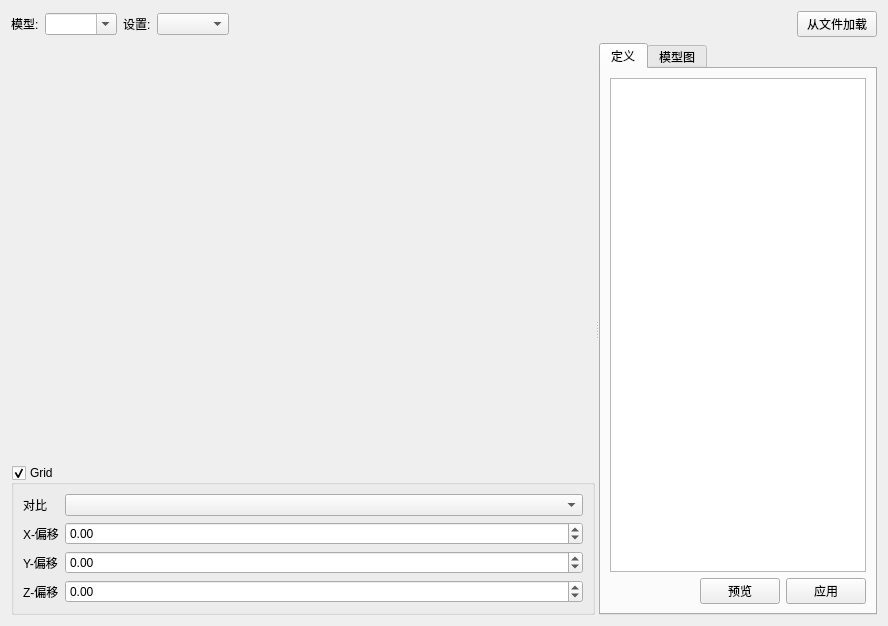
<?xml version="1.0" encoding="UTF-8"?>
<ui version="4.0">
 <class>ModelBrowserWidget</class>
 <widget class="QWidget" name="ModelBrowserWidget">
  <property name="geometry">
   <rect>
    <x>0</x>
    <y>0</y>
    <width>888</width>
    <height>626</height>
   </rect>
  </property>
  <property name="windowTitle">
   <string>Form</string>
  </property>
  <layout class="QVBoxLayout" name="verticalLayout">
   <item>
    <layout class="QHBoxLayout" name="horizontalLayout">
     <item>
      <widget class="QLabel" name="label_5">
       <property name="text">
        <string>模型:</string>
       </property>
      </widget>
     </item>
     <item>
      <widget class="QComboBox" name="mModels">
       <property name="editable">
        <bool>true</bool>
       </property>
       <property name="insertPolicy">
        <enum>QComboBox::NoInsert</enum>
       </property>
      </widget>
     </item>
     <item>
      <widget class="QLabel" name="label_6">
       <property name="text">
        <string>设置:</string>
       </property>
      </widget>
     </item>
     <item>
      <widget class="QComboBox" name="mSets"/>
     </item>
     <item>
      <spacer name="horizontalSpacer">
       <property name="orientation">
        <enum>Qt::Horizontal</enum>
       </property>
       <property name="sizeHint" stdset="0">
        <size>
         <width>40</width>
         <height>20</height>
        </size>
       </property>
      </spacer>
     </item>
     <item>
      <widget class="QPushButton" name="mLoadFromFile">
       <property name="text">
        <string>从文件加载</string>
       </property>
      </widget>
     </item>
    </layout>
   </item>
   <item>
    <widget class="QWidget" name="widget" native="true">
     <property name="sizePolicy">
      <sizepolicy hsizetype="Preferred" vsizetype="Preferred">
       <horstretch>0</horstretch>
       <verstretch>1</verstretch>
      </sizepolicy>
     </property>
     <layout class="QVBoxLayout" name="verticalLayout_2">
      <property name="spacing">
       <number>0</number>
      </property>
      <property name="leftMargin">
       <number>0</number>
      </property>
      <property name="topMargin">
       <number>0</number>
      </property>
      <property name="rightMargin">
       <number>0</number>
      </property>
      <property name="bottomMargin">
       <number>0</number>
      </property>
      <item>
       <widget class="QSplitter" name="splitter">
        <property name="orientation">
         <enum>Qt::Horizontal</enum>
        </property>
        <widget class="QWidget" name="widget_3" native="true">
         <property name="sizePolicy">
          <sizepolicy hsizetype="Preferred" vsizetype="Preferred">
           <horstretch>1</horstretch>
           <verstretch>1</verstretch>
          </sizepolicy>
         </property>
         <layout class="QVBoxLayout" name="verticalLayout_5">
          <property name="spacing">
           <number>0</number>
          </property>
          <property name="leftMargin">
           <number>0</number>
          </property>
          <property name="topMargin">
           <number>0</number>
          </property>
          <property name="rightMargin">
           <number>0</number>
          </property>
          <property name="bottomMargin">
           <number>0</number>
          </property>
          <item>
           <widget class="QWidget" name="mViewWidget" native="true">
            <property name="sizePolicy">
             <sizepolicy hsizetype="Preferred" vsizetype="Preferred">
              <horstretch>1</horstretch>
              <verstretch>1</verstretch>
             </sizepolicy>
            </property>
           </widget>
          </item>
          <item>
           <widget class="QGroupBox" name="mGridBox">
            <property name="title">
             <string>Grid</string>
            </property>
            <property name="checkable">
             <bool>true</bool>
            </property>
            <layout class="QFormLayout" name="formLayout">
             <item row="0" column="0">
              <widget class="QLabel" name="label">
               <property name="text">
                <string>对比</string>
               </property>
              </widget>
             </item>
             <item row="1" column="0">
              <widget class="QLabel" name="label_2">
               <property name="text">
                <string>X-偏移</string>
               </property>
              </widget>
             </item>
             <item row="1" column="1">
              <widget class="QDoubleSpinBox" name="mX_Offset">
               <property name="minimum">
                <double>-100.000000000000000</double>
               </property>
               <property name="maximum">
                <double>100.000000000000000</double>
               </property>
              </widget>
             </item>
             <item row="0" column="1">
              <widget class="QComboBox" name="mGridAlignment"/>
             </item>
             <item row="2" column="1">
              <widget class="QDoubleSpinBox" name="mY_Offset">
               <property name="minimum">
                <double>-100.000000000000000</double>
               </property>
               <property name="maximum">
                <double>100.000000000000000</double>
               </property>
              </widget>
             </item>
             <item row="3" column="1">
              <widget class="QDoubleSpinBox" name="mZ_Offset">
               <property name="minimum">
                <double>-100.000000000000000</double>
               </property>
               <property name="maximum">
                <double>100.000000000000000</double>
               </property>
              </widget>
             </item>
             <item row="2" column="0">
              <widget class="QLabel" name="label_3">
               <property name="text">
                <string>Y-偏移</string>
               </property>
              </widget>
             </item>
             <item row="3" column="0">
              <widget class="QLabel" name="label_4">
               <property name="text">
                <string>Z-偏移</string>
               </property>
              </widget>
             </item>
            </layout>
           </widget>
          </item>
         </layout>
        </widget>
        <widget class="QTabWidget" name="tabWidget">
         <property name="currentIndex">
          <number>0</number>
         </property>
         <widget class="QWidget" name="mDefinitionTab">
          <attribute name="title">
           <string>定义</string>
          </attribute>
          <layout class="QVBoxLayout" name="verticalLayout_3">
           <item>
            <widget class="QTextEdit" name="mDefinition"/>
           </item>
           <item>
            <layout class="QHBoxLayout" name="horizontalLayout_2">
             <item>
              <spacer name="horizontalSpacer_2">
               <property name="orientation">
                <enum>Qt::Horizontal</enum>
               </property>
               <property name="sizeHint" stdset="0">
                <size>
                 <width>40</width>
                 <height>20</height>
                </size>
               </property>
              </spacer>
             </item>
             <item>
              <widget class="QPushButton" name="mPreview">
               <property name="text">
                <string>预览</string>
               </property>
              </widget>
             </item>
             <item>
              <widget class="QPushButton" name="mApply">
               <property name="text">
                <string>应用</string>
               </property>
              </widget>
             </item>
            </layout>
           </item>
          </layout>
         </widget>
         <widget class="QWidget" name="mModelGraphTab">
          <attribute name="title">
           <string>模型图</string>
          </attribute>
          <layout class="QVBoxLayout" name="verticalLayout_4">
           <item>
            <widget class="QTreeView" name="mModelGraph">
             <property name="editTriggers">
              <set>QAbstractItemView::NoEditTriggers</set>
             </property>
            </widget>
           </item>
          </layout>
         </widget>
        </widget>
       </widget>
      </item>
     </layout>
    </widget>
   </item>
  </layout>
 </widget>
 <tabstops>
  <tabstop>mModels</tabstop>
  <tabstop>mSets</tabstop>
  <tabstop>mGridBox</tabstop>
  <tabstop>mGridAlignment</tabstop>
  <tabstop>mX_Offset</tabstop>
  <tabstop>mY_Offset</tabstop>
  <tabstop>mZ_Offset</tabstop>
  <tabstop>tabWidget</tabstop>
  <tabstop>mDefinition</tabstop>
  <tabstop>mPreview</tabstop>
  <tabstop>mApply</tabstop>
  <tabstop>mLoadFromFile</tabstop>
  <tabstop>mModelGraph</tabstop>
 </tabstops>
 <resources/>
 <connections/>
</ui>
